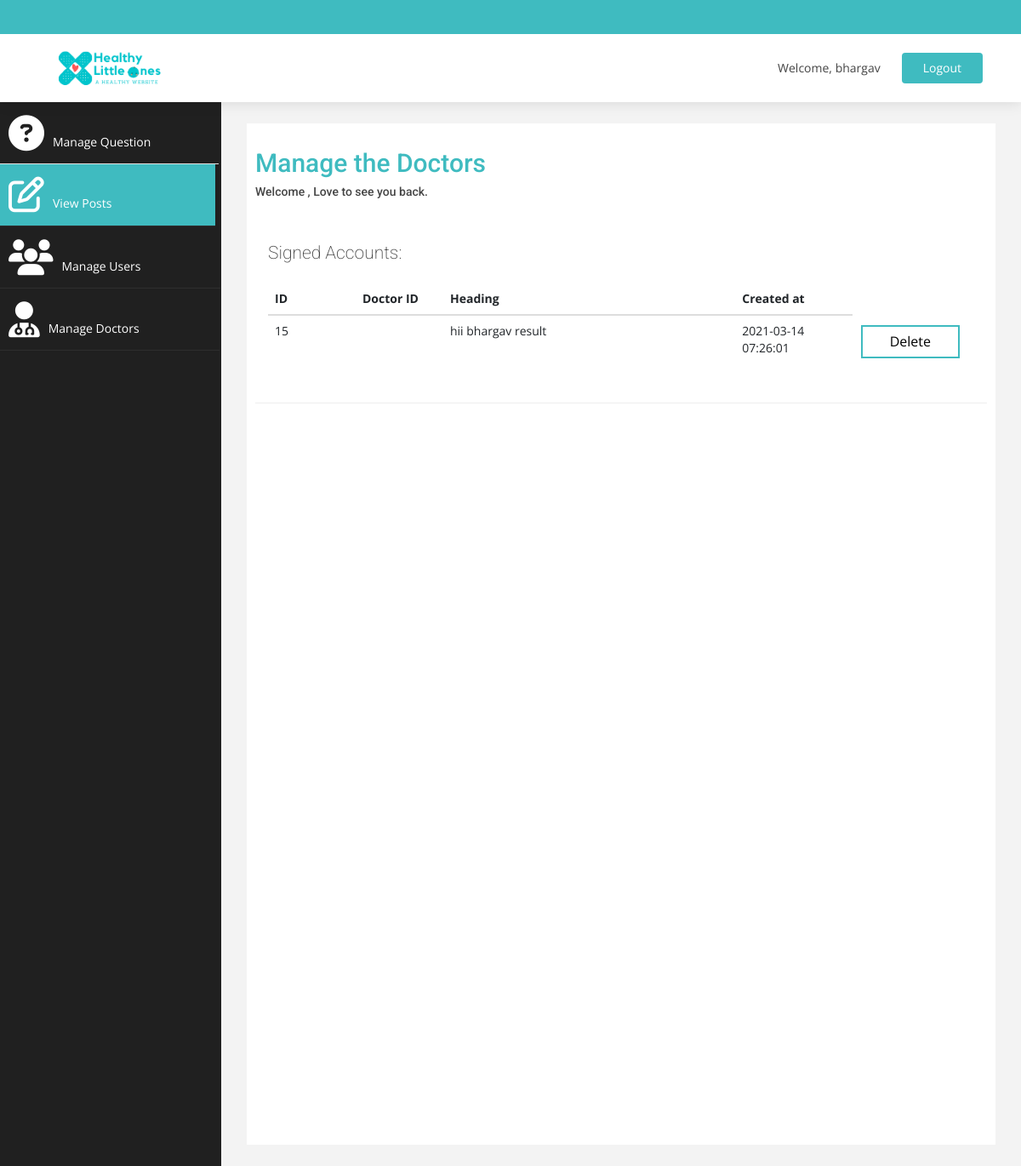
Screenshot of /admpost.php (signed in) with the database file from the repository.
### tables this page shows
CREATE TABLE `post_info` (
  `Post_ID` int(255) NOT NULL,
  `Doc_ID` int(255) DEFAULT NULL,
  `Post_Img` varchar(255) NOT NULL,
  `Post_Head` varchar(200) NOT NULL,
  `Post_Txt` varchar(2000) NOT NULL,
  `P_Created` timestamp NOT NULL DEFAULT current_timestamp() ON UPDATE current_timestamp()
);

### admpost.php (the view, shortened to what this page needs)
<?php
$user= $_SESSION['name'];
$type = $_SESSION['type'];
if($type == "A"){
    include 'Connect.php';
    $sql = "SELECT * FROM post_info";
    if($result = mysqli_query($db, $sql)){
      if(mysqli_num_rows($result) > 0){
?>
<!DOCTYPE html>
<html lang="en">
<head>
  <link href="https://stackpath.bootstrapcdn.com/font-awesome/4.7.0/css/font-awesome.min.css" rel="stylesheet">
  <link href="assets/vendor/bootstrap/css/bootstrap.min.css" rel="stylesheet">
  <link href="assets/vendor/icofont/icofont.min.css" rel="stylesheet">
  <link href="assets/vendor/boxicons/css/boxicons.min.css" rel="stylesheet">
  <link href="assets/vendor/animate.css/animate.min.css" rel="stylesheet">
  <link href="assets/vendor/owl.carousel/assets/owl.carousel.min.css" rel="stylesheet">
  <link href="assets/vendor/venobox/venobox.css" rel="stylesheet">
  <link href="assets/vendor/aos/aos.css" rel="stylesheet">
    <link href="assets/css/bootstrap.css" rel="stylesheet" />
    <link href="assets/css/font-awesome.css" rel="stylesheet" />
    <link href="assets/css/custom.css" rel="stylesheet" />
<link href="assets/css/style.css" rel="stylesheet">
</head>
<body>
    <div id="topbar" class="d-none d-lg-flex align-items-center fixed-top">
  </div>
  <header id="header" class="fixed-top">
    <div class="container d-flex align-items-center">
      <a href="index.html" class="logo mr-auto"><img src="assets/img/logo.png" alt=""></a>
      <nav class="nav-menu d-none d-lg-block">
      <ul>
          <li class="active">Welcome, <?php echo "$user"; ?></li>
      </ul>
      </nav>
      <a href="logout.php" class="appointment-btn scrollto" target="_self"> Logout  </a>
    </div>
  </header><br><br>
    <div id="wrapper">
        <br><br><br>
                <nav class="navbar-default navbar-side" role="navigation">
            <div class="sidebar-collapse">
                <ul class="nav" id="main-menu">
                      <li style="background-color:white">
                        <a  href="Adminpanel.php"><i class="fa fa-3x fa-question-circle" aria-hidden="true"></i>Manage Question&emsp;&emsp;&emsp;&emsp;&ensp;&ensp;</a>
                    </li>
                    <li>
                        <a class="active-menu" href="admpost.php"><i class="fa fa-3x fa-pencil-square-o" aria-hidden="true"></i>View Posts&emsp;&emsp;&emsp;&emsp;&emsp;&emsp;&emsp;&emsp;</a>
                    </li>
                  <li  >
                        <a  href="admuser.php"><i class="fa fa-users fa-3x" aria-hidden="true"></i>Manage Users&emsp;&emsp;&emsp;&emsp;&emsp;&ensp;&ensp;</a>
                    </li>
                    <li  >
                        <a   href="admdoc.php"><i class="fa fa-user-md fa-3x" aria-hidden="true"></i>Manage Doctors&emsp;&ensp;&emsp;&emsp;&emsp;&emsp;&ensp;</a>
                    </li>
                </ul>
            </div>
        </nav>
        <div id="page-wrapper" >
            <div id="page-inner">
                <div class="row">
                    <div class="col-md-12">
                     <h2>Manage the Doctors</h2>
                        <h5>Welcome  , Love to see you back. </h5>
      <div class="col-md-9 col-lg-10 main"><br>
        <h1 class="lead hidden-xs-down">Signed Accounts:</h1>
        <table style="table-layout: fixed; width: 100%" class="table table-hover">
            <thead>
              <tr>
                <th  style=" width: 15%"scope="col">ID</th>
                <th style=" width: 15%"scope="col">Doctor ID</th>
                <th style=" width: 50%"scope="col">Heading</th>
                <th style=" width: 20%"scope="col">Created at</th>
              </tr>
            </thead>
            <tbody>
             <?php
              while($rows=$result->fetch_assoc())
              {
             ?>
              <tr>
                <td  ><?php echo $rows['Post_ID'] ?></td>
                <td><?php echo $rows['Doc_ID']; ?></td><?php $ans = "post"; ?></td>
                <td style="word-wrap: break-word" ><?php echo $rows['Post_Head']; ?></td>
                <td><?php echo $rows['P_Created']; ?></td>
                <td><?php echo'<a href="deleteans.php?id='.$rows['Post_ID'].'&stat='.$ans.'" class=" btscol bts ">'?>
                      <i class="lni lni-trash"></i></i> Delete
                      </a></td>
              </tr>
              <?php
              }
              ?>
            </tbody>
          </table>
          </div>
                    </div>
                </div>
                 <hr />
    </div>
            </div>
        </div>
<?php
}
else{
  include('header.php');
  echo '
        <br><br><br><h1>Sorry no records found.</h1><hr>';
        include('footer.php');
    }
} else{
    echo "ERROR: Could not able to execute $sql. " . mysqli_error($db);
}
}else{
 include('404.html');}

### assets/css/custom.css (style rules this page uses)
body { font-family: 'Open Sans', sans-serif; }
#wrapper { width: 100%; background:#202020; }
#page-wrapper { padding: 15px 15px; min-height: 600px; background:#F3F3F3; }
#page-inner { width:100%; margin:10px 20px 10px 0px; background-color:#fff!important; padding:10px; min-height:1200px; }
h2 { color: #3fbbc0; }
.active-menu { background-color:#3fbbc0!important; }
.sidebar-collapse , .sidebar-collapse .nav { background:none; }
.sidebar-collapse .nav { padding:0; }
.sidebar-collapse .nav > li > a { color:#fff; background:#202020; text-shadow:none; }
.sidebar-collapse > .nav > li > a { padding:15px 10px; }
.sidebar-collapse > .nav > li { border-bottom: 1px solid rgba(107, 108, 109, 0.19); }
.navbar-side { border:none; background-color: #202020; }
.navbar-default { border:0px solid black; }
.nav > li > a > i { margin-right:10px; }
@media (min-width:768px) { #page-wrapper { margin: 0 0 0 260px; padding: 15px 30px; min-height: 1200px; } }
@media (min-width:768px) { .navbar-side { z-index: 1; position: absolute; width: 260px; } }

### assets/css/style.css (style rules this page uses)
body { font-family: "Open Sans", sans-serif; color: #444444; }
a { color: #3fbbc0; }
h1, h2, h3, h4, h5, h6 { font-family: "Roboto", sans-serif; }
#topbar { background: #3fbbc0; color: #fff; height: 40px; font-size: 16px; font-weight: 600; transition: all 0.5s; }
#header { background: #fff; transition: all 0.5s; z-index: 997; padding: 20px 0; top: 40px; box-shadow: 0px 2px 15px rgba(0, 0, 0, 0.1); }
#header .logo { font-size: 28px; margin: 0; padding: 0; line-height: 1; font-weight: 600; letter-spacing: 0.5px; text-transform: uppercase; }
#header .logo img { max-height: 40px; }
.nav-menu ul { margin: 0; padding: 0; list-style: none; }
.nav-menu > ul { display: flex; }
.nav-menu > ul > li { position: relative; white-space: nowrap; padding: 10px 0 10px 28px; }
.appointment-btn { margin-left: 25px; background: #3fbbc0; color: #fff; border-radius: 4px; padding: 8px 25px; white-space: nowrap; transition: 0.3s; font-size: 14px; display: inline-block; }
body { margin-top:20px; }
img { max-width: 100%; }
img { vertical-align: middle; border-style: none; }

### admpost.php (style rules this page uses)
.btscol { background-color: #4CAF50; border: none; color: white; padding: 6px 32px; text-align: center; text-decoration: none; display: inline-block; font-size: 16px; margin: 4px 2px; transition-duration: 0.4s; cursor: pointer; }
.bts { background-color: white; color: black; border: 2px solid #3fbbc0; }

### rows the page displays
post_info: Post_ID "15", Post_Head "hii bhargav result", P_Created "2021-03-14 07:26:01"

### other values shown
$user "bhargav"
